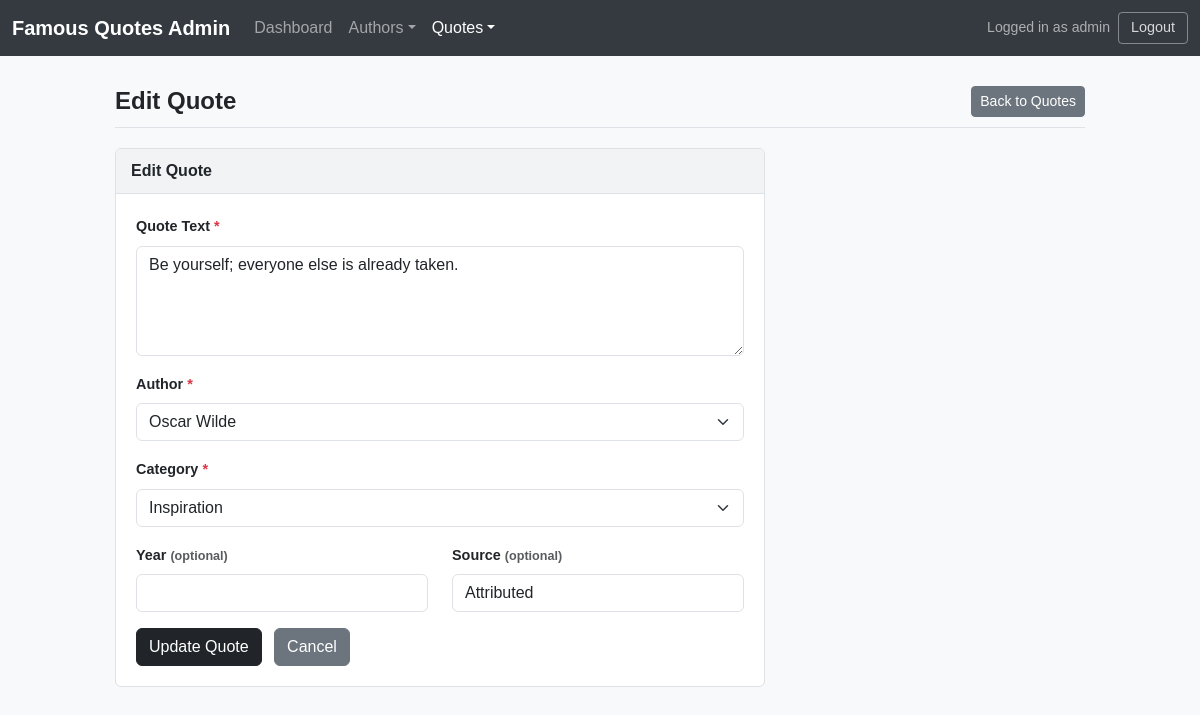
Page /edit_quote.php?id=1 (signed in) on the committed database.
### tables this page shows
CREATE TABLE IF NOT EXISTS quotes (
    id INT AUTO_INCREMENT PRIMARY KEY,
    quote_text TEXT NOT NULL,
    author_id INT NOT NULL,
    category VARCHAR(100) NOT NULL,
    year_said INT,
    source VARCHAR(255),
    created_at TIMESTAMP DEFAULT CURRENT_TIMESTAMP,
    FOREIGN KEY (author_id) REFERENCES authors(id) ON DELETE CASCADE
);

CREATE TABLE IF NOT EXISTS authors (
    id INT AUTO_INCREMENT PRIMARY KEY,
    name VARCHAR(100) NOT NULL,
    birth_year INT,
    death_year INT,
    nationality VARCHAR(100),
    bio TEXT,
    created_at TIMESTAMP DEFAULT CURRENT_TIMESTAMP
);

### edit_quote.php (the view, shortened to what this page needs)
<?php
$db = getDB();
$id = (int)($_GET['id'] ?? 0);
$stmt = $db->prepare("SELECT * FROM quotes WHERE id = ?");
$stmt->execute([$id]);
$quote = $stmt->fetch();
$authors = $db->query("SELECT id, name FROM authors ORDER BY name ASC")->fetchAll();
$dbCategories = $db->query("SELECT DISTINCT category FROM quotes ORDER BY category ASC")->fetchAll(PDO::FETCH_COLUMN);
$predefined = ['Business','Education','Friendship','History','Humor','Inspiration','Leadership','Life','Love','Motivation','Nature','Philosophy','Politics','Science','Success','Wisdom'];
$allCategories = array_unique(array_merge($dbCategories, $predefined));
sort($allCategories);
$categoryInList = in_array($quote['category'], $allCategories);
?>
<!DOCTYPE html>
<html lang="en">
<head>
    <link href="https://cdn.jsdelivr.net/npm/bootstrap@5.3.0/dist/css/bootstrap.min.css" rel="stylesheet">
    <link rel="stylesheet" href="css/style.css">
</head>
<body>
<?php include 'includes/nav.php'; ?>
<div class="page-wrapper">
    <div class="page-header">
        <h1 class="page-title">Edit Quote</h1>
        <a href="quotes.php" class="btn btn-secondary btn-sm">Back to Quotes</a>
    </div>
    <div class="card" style="max-width: 650px;">
        <div class="card-header">Edit Quote</div>
        <div class="card-body">
            <form method="POST" action="edit_quote.php?id=<?= $id ?>">
                <div class="mb-3">
                    <label class="form-label" for="quote_text">Quote Text <span class="text-danger">*</span></label>
                    <textarea class="form-control" id="quote_text" name="quote_text" rows="4" required><?= htmlspecialchars($quote['quote_text']) ?></textarea>
                </div>
                <div class="mb-3">
                    <label class="form-label" for="author_id">Author <span class="text-danger">*</span></label>
                    <select class="form-select" id="author_id" name="author_id" required>
                        <?php foreach ($authors as $a): ?>
                            <option value="<?= $a['id'] ?>" <?= $quote['author_id'] == $a['id'] ? 'selected' : '' ?>>
                                <?= htmlspecialchars($a['name']) ?>
                            </option>
                        <?php endforeach; ?>
                    </select>
                </div>
                <div class="mb-3">
                    <label class="form-label" for="category">Category <span class="text-danger">*</span></label>
                    <select class="form-select" id="category" name="category" required onchange="toggleCustom(this.value)">
                        <?php foreach ($allCategories as $cat): ?>
                            <option value="<?= htmlspecialchars($cat) ?>"
                                <?= ($quote['category'] === $cat && $categoryInList) ? 'selected' : '' ?>>
                                <?= htmlspecialchars($cat) ?>
                            </option>
                        <?php endforeach; ?>
                    </select>
                </div>
                <div class="row mb-3">
                    <div class="col-md-6">
                        <label class="form-label" for="year_said">Year <small class="text-muted">(optional)</small></label>
                        <input type="number" class="form-control" id="year_said" name="year_said"
                               value="<?= htmlspecialchars($quote['year_said'] ?? '') ?>">
                    </div>
                    <div class="col-md-6">
                        <label class="form-label" for="source">Source <small class="text-muted">(optional)</small></label>
                        <input type="text" class="form-control" id="source" name="source"
                               value="<?= htmlspecialchars($quote['source'] ?? '') ?>">
                    </div>
                </div>
                <button type="submit" class="btn btn-dark me-2">Update Quote</button>
                <a href="quotes.php" class="btn btn-secondary">Cancel</a>
            </form>
        </div>
    </div>
</div>
</body>
</html>

### css/style.css (style rules this page uses)
body { background-color: #f8f9fa; font-family: Arial, sans-serif; }
.page-wrapper { max-width: 1000px; margin: 30px auto; padding: 0 15px; }
.page-header { display: flex; justify-content: space-between; align-items: center; margin-bottom: 20px; border-bottom: 1px solid #dee2e6; padding-bottom: 10px; }
.page-title { font-size: 1.5rem; font-weight: bold; margin: 0; }
.card { border: 1px solid #dee2e6; border-radius: 6px; background: #fff; margin-bottom: 20px; }
.card-header { background-color: #f1f3f5; border-bottom: 1px solid #dee2e6; padding: 10px 15px; font-weight: bold; }
.card-body { padding: 20px; }
.form-label { font-weight: 600; font-size: 0.9rem; }

### rows in the picture
quotes: quote_text "Be yourself; everyone else is already taken.", author_id "Oscar Wilde", category "Inspiration", source "Attributed"

### other values in the picture
$_SESSION['admin_username'] "admin"
